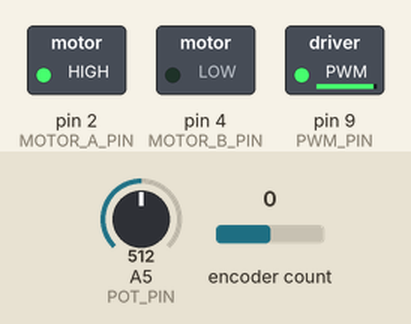
Recording of a sketch running on a simulated Arduino Uno, built with avr-gcc and run on an emulated ATmega328P. Parts: switched loads named in the sketch (green lamp = pin HIGH). Inputs (shaded band) come from the test bench; at power-on: A5 (POT_PIN) = 512, encoder count 0.

Above: at 0.8 s.
0.9 s: A5 (POT_PIN) set to 1023
At 2.1 s:
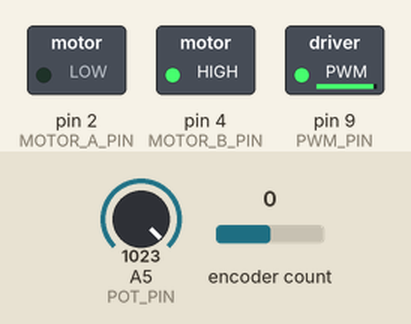
2.4 s: A5 (POT_PIN) set to 900
At 3.2 s:
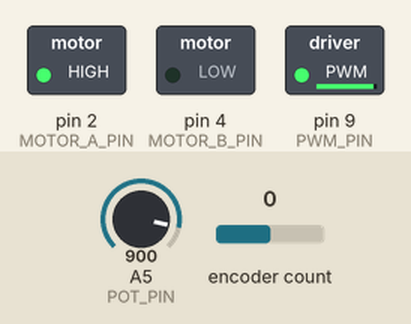
Timing chart, 0 to 5.4 s (numbered marks = the images above; inputs shaded):
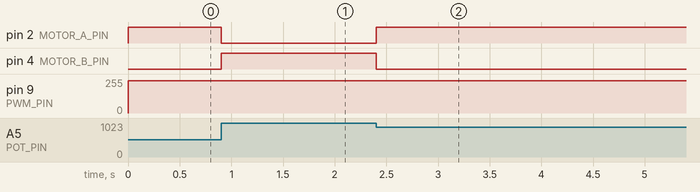

The sketch:

ReworkedSkylightControl.ino
```cpp
/*
  Skylight control program.
  David Odell 2014
  dvid.odell@gmail.com
*/

#include <Encoder.h>

/* Constants to change in different setups */
#define RAIN_THRESHOLD  -1 // Reading on 'wet' sensor (Sensor setup property).
#define ACTUATOR_CLOSED 1000 // Pot reading on closed actuator (Actuator property).
#define ACTUATOR_OPEN 7   // Pot reading on fully open actuator (Actuator property).
#define ENCODER_P_R  100    // Points per revolution (Encoder property).
#define ROTATION_RANGE  5   // Number of turns for full open/closed.
#define SPEED  1010         // motor speed (0 - 1023).
#define WAIT_TIME 500      // wait for user to input, milliseconds.
#define DEBUG  0            // If 1, will print to serial helpful debugging data. 9600.

/* Constants DO NOT CHANGE */
#define BRAKEVCC 0
#define CW   1
#define CCW  2
#define BRAKEGND 3

/* Pin definitions */
// Actuator
#define MOTOR_A_PIN 2
#define MOTOR_B_PIN 4
#define PWM_PIN     9
#define CS_PIN      0
#define EN_PIN      6
#define POT_PIN     5
// Rain
#define RAIN_PIN    4
// Encoder
#define ENC_A_PIN   3
#define ENC_B_PIN   11

// Variables
int encoderpos = 0;
int old_encoderpos = 0;
boolean reacted_to_rain = false;

// Computed constant MOTIONFACTOR translates encoder steps to 'actuator units'.
float MOTIONFACTOR = (float) (ACTUATOR_CLOSED - ACTUATOR_OPEN) / (float) (ROTATION_RANGE * 4 * ENCODER_P_R);

// Initializes encoder object.
Encoder encoder(ENC_A_PIN, ENC_B_PIN);

void setup()
{

  // Initialize digital outputs.
  pinMode(MOTOR_A_PIN, OUTPUT);
  pinMode(MOTOR_B_PIN, OUTPUT);
  pinMode(PWM_PIN, OUTPUT);

  // Initialize braked.
  digitalWrite(MOTOR_A_PIN, LOW);
  digitalWrite(MOTOR_B_PIN, LOW);
  analogWrite(PWM_PIN, 0);

  // Only use Serial if debugging.
  if (DEBUG == 1) {
    Serial.begin(9600);
    delay(100);
    Serial.println("Ready");
    Serial.print("Motion factor: ");
    Serial.println(MOTIONFACTOR);
  }

  // Close actuator if not already closed.
  motorGoTo(ACTUATOR_CLOSED);
  encoder.write(0);
}

void loop()
{

  encoderpos = encoder.read();
  // Ignore small changes in encoder position, could be error/fluctuation.
  if ((encoderpos < (old_encoderpos - 3)) || (encoderpos > (old_encoderpos + 3))) {
    // Wait for user to set target, smooths motion.
    delay(WAIT_TIME);
    // Clip the encoder value to a ceiling
    encoderpos = encoder.read();
    motorGoTo((int) ACTUATOR_CLOSED + (MOTIONFACTOR * encoderpos));
    old_encoderpos = encoderpos;

    if (DEBUG == 1) {
      Serial.println("Encoder triggered");
      Serial.print("Encoder position: ");
      Serial.println(encoderpos);
      Serial.print("Actuator target: ");
      Serial.println((int) ACTUATOR_CLOSED + (MOTIONFACTOR * encoderpos));
    }
  }

  // Slow loop cycle to sensible level.
  delay(1);
}

/*
  Motor functions:

 motorGo() will set a motor going in a specific direction.
 The motor will continue going in that direction, at that speed
 until told to do otherwise.

 motorGoTo(target) moves the actuator until the potentiometer reading
 from the actuator is equal to the target value.
 */
void motorGo(uint8_t direct, uint8_t pwm)
{
  if (direct <=4)
  {
    // Set H-bridge signals.
    if (direct <=1)
      digitalWrite(MOTOR_A_PIN, HIGH);
    else
      digitalWrite(MOTOR_A_PIN, LOW);

    if ((direct==0)||(direct==2))
      digitalWrite(MOTOR_B_PIN, HIGH);
    else
      digitalWrite(MOTOR_B_PIN, LOW);

    analogWrite(PWM_PIN, pwm);
  }
}

void motorGoTo(int targetpos)
{
  // Clip values to the allowable range.
  if (targetpos > ACTUATOR_CLOSED) {
    targetpos = ACTUATOR_CLOSED;
  }
  if (targetpos < ACTUATOR_OPEN) {
    targetpos = ACTUATOR_OPEN;
  }

  // Blocking while loop. Move until in the right position.
  while (analogRead(POT_PIN) != targetpos)
  {
    if (targetpos > analogRead(POT_PIN)) {
      motorGo(CW, SPEED);
    }
    if (targetpos < analogRead(POT_PIN)) {
      motorGo(CCW, SPEED);
    }
  }
  // When finished, stop the motion.
  motorGo(BRAKEGND, 0);
}
```

Measured:
- after the input at 0.9 s, pin 2 (MOTOR_A_PIN): HIGH → LOW at once; pin 4 (MOTOR_B_PIN): LOW → HIGH at once
- after the input at 2.4 s, pin 2 (MOTOR_A_PIN): LOW → HIGH at once; pin 4 (MOTOR_B_PIN): HIGH → LOW at once
